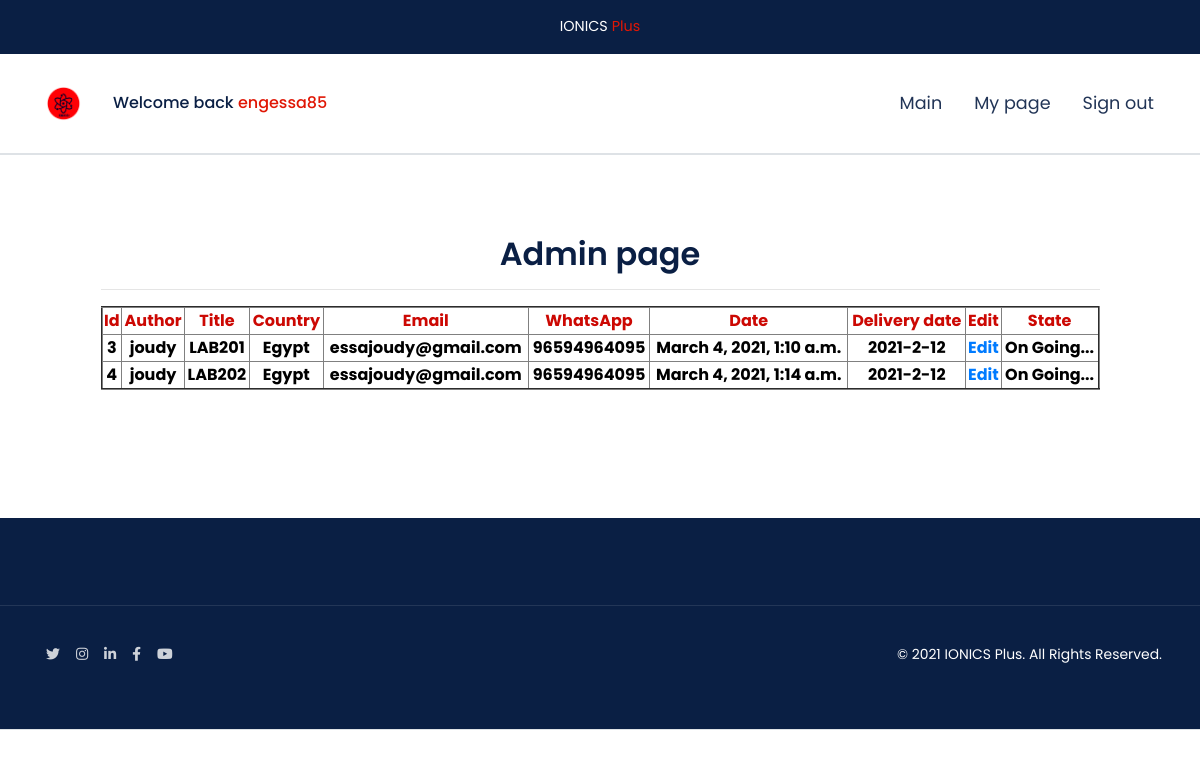
The app's page /control/ (signed in) with its own data.
### mainapp/models.py (models this page shows)
class user_service(models.Model):
    services_choice = (('Home Work','Home Work') , ('Project','Project') , ('Course','Course'), ('Assignment','Assignment'),('Lab','Lab'))
    title = models.CharField(max_length = 75)
    services = models.CharField(max_length = 75 , choices = services_choice,null = True, blank = False)
    subject = models.TextField(null = True, blank = False)
    email = models.CharField(max_length=75,null = True, blank = False)
    whatsapp_number = models.IntegerField(null = True, blank = False)
    country = models.CharField(max_length = 75,null = True, blank = False )
    delivery_date =models.TextField(null = True, blank = False)
    file1 = models.FileField(null = False, blank = True)
    file2 = models.FileField(null = False, blank = True)
    file3 = models.FileField(null = False, blank = True)
    author = models.ForeignKey(User,default = None,on_delete=models.CASCADE,null = True, blank = False)
    created = models.DateTimeField(auto_now_add=True)
    true_false = (('True','True') , ('False','False'))
    solving = models.CharField(max_length = 75 , choices = true_false,null = False, blank = True)
    rejected = models.CharField(max_length = 75 , choices = true_false,null = False, blank = True)
    accepted = models.CharField(max_length = 75 , choices = true_false,null = False, blank = True)
    in_progress = models.CharField(max_length = 75 , choices = true_false,default=True)
    finished = models.CharField(max_length = 75 , choices = true_false,null = False, blank = True)
    Price = models.CharField(max_length = 75 , null = False, blank = True)
    solution_file_1 = models.FileField(null = False, blank = True)
    solution_file_2 = models.FileField(null = False, blank = True)
    solution_file_3 = models.FileField(null = False, blank = True)
    payment_file = models.FileField(null = False, blank = True)
    payment_link_Knet = models.CharField(max_length = 300 ,null = False, blank = True)
    payment_link_visa = models.CharField(max_length = 300 ,null = False, blank = True)

### mainapp/views.py (the view)
# urls.py: path('control/',control_page,name = 'controlpage'),
@user_passes_test(lambda u: u.is_superuser)
def control_page(request):
	objs = user_service.objects.all()
	loged_in_user = request.user
	context = {'user_name':loged_in_user, 'objs':objs}
	return render(request,'mainapp/control.html',context)

### mainapp/templates/mainapp/control.html (shortened to what this page needs)
{% load static %}
{% load crispy_forms_tags %}
<!doctype html>
<html lang="en">
<head>
  <link rel="stylesheet" href="https://cdnjs.cloudflare.com/ajax/libs/animate.css/3.7.2/animate.min.css">
  <link rel="stylesheet" href="https://cdnjs.cloudflare.com/ajax/libs/font-awesome/5.13.0/css/all.min.css">
  <link rel="stylesheet" href="https://stackpath.bootstrapcdn.com/bootstrap/4.4.1/css/bootstrap.min.css">
  <link rel="stylesheet" href="{% static 'css/app.css' %}">
</head>
<body>
    <div class="offer-alert">
       <div class="offer-alert__container container">
         <span>IONICS <span class="highlight">Plus</span></span>
       </div>
     </div>
  <header class="hero container-fluid border-bottom">
    <nav class="hero-nav container px-4 px-lg-0 mx-auto">
      <ul class="nav w-100 list-unstyled align-items-center p-0">
        <li class="hero-nav__item">
          <img class="hero-nav__logo" src="{% static 'images/my_logo_2.png' %}">
        </li>
        {% if user.is_authenticated %}
        <li class="hero-nav__item">
           <h6 class=" mb-0">Welcome back <span class="highlight">{{user_name}}</span></h6>
        </li>
        {% else %}
        <li class="hero-nav__item">
           <h6 class=" mb-0"><span class="highlight"></span></h6>
        </li>
        {% endif %}
        <li id="" class="flex-grow-1 hero__nav-list hero__nav-list--mobile-menu ft-menu">
          <ul class="hero__menu-content nav flex-column flex-lg-row ft-menu__slider animated list-unstyled p-2 p-lg-0">
            <li class="flex-grow-1">
                <li class="hero-nav__item">
                  <a href="{% url 'mainapp' %}" class="hero-nav__link">Main</a>
                </li>
                <li class="hero-nav__item">
                  <a href="{% url 'userpage' %}" class="hero-nav__link">My page</a>
                </li>
                <li class="hero-nav__item">
                  <a href="{% url 'logout' %}" class="hero-nav__link">Sign out</a>
                </li>
              </ul>
            </li>
          </ul>
  </header>
  <div id="contact-us" class="block-11  border-top border-bottom">
    <div class="container">
      <div class="row h-100">
        <div class="col-lg-12 mx-auto h-100 block-28__form-side ">
          <form method="POST" action="." class="contact-form text-center">
            <div class="contact-form__header mb-5">
              <h6 class="contact-form__title mb-3">Admin page</h6>
            <hr>
            <table class="container" border="2">
            	<tr style="color: #CC0803;">
            		<th>Id</th>
            		<th>Author</th>
                <th>Title</th>
            		<th>Country</th>
            		<th>Email</th>
            		<th>WhatsApp</th>
            		<th>Date</th>
            		<th>Delivery date</th>
            		<th>Edit</th>
                <th>State</th>
            	</tr>
            	{% for obj in objs %}
            	<tr>
                {% if obj.solving == "True" %}
            		<th style="color: green">{{obj.id}}</th>
            		<th style="color: green">{{obj.author}}</th>
                <th style="color: green">{{obj.title}}</th>
            		<th style="color: green">{{obj.country}}</th>
            		<th style="color: green">{{obj.email}}</th>
            		<th style="color: green">{{obj.whatsapp_number}}</th>
            		<th style="color: green">{{obj.created}}</th>
            		<th style="color: green">{{obj.delivery_date}}</th>
            		<th style="color: green"><a href="/edit/{{obj.id}}">Edit</a></th>
                <th style="color: green">Solved</th>
                {% else %}
                <th style="color: black">{{obj.id}}</th>
                <th style="color: black">{{obj.author}}</th>
                <th style="color: black">{{obj.title}}</th>
                <th style="color: black">{{obj.country}}</th>
                <th style="color: black">{{obj.email}}</th>
                <th style="color: black">{{obj.whatsapp_number}}</th>
                <th style="color: black">{{obj.created}}</th>
                <th style="color: black">{{obj.delivery_date}}</th>
                <th style="color: black"><a href="/edit/{{obj.id}}">Edit</a></th>
                <th style="color: black">On Going...</th>
                {% endif %}
            	</tr>
            	{% endfor %}
            </table>
          </form>
        </div>
      </div>
    </div>
  </div>
  <div class="block-44 py-5">
    <hr class="block-44__divider">
    <div class="container">
      <div class="row flex-column flex-md-row px-2 justify-content-center">
        <div class="flex-grow-1">
          <ul class="block-44__extra-links d-flex list-unstyled p-0">
            <li class="mx-2">
              <a href="https://twitter.com/Elec_Eng_MYehia" class="block-44__link m-0">
                <i class="fab fa-twitter"></i>
              </a>
            </li>
            <li class="mx-2">
              <a href="https://www.instagram.com/electricalelectronics.engineer/" class="block-44__link m-0">
                <i class="fab fa-instagram"></i>
              </a>
            </li>
            <li class="mx-2">
              <a href="https://www.linkedin.com/in/mohamed-yehia-essa-8971b862/" class="block-44__link m-0">
                <i class="fab fa-linkedin-in"></i>
              </a>
            </li>
            <li class="mx-2">
              <a href="https://www.facebook.com/PythonDeveloperMohamedYehia" class="block-44__link m-0">
                <i class="fab fa-facebook-f"></i>
              </a>
            </li>
            <li class="mx-2">
              <a href="https://www.youtube.com/channel/UCPrqqCjhqLyt1FZWWYgH-0Q" class="block-44__link m-0">
                <i class="fab fa-youtube"></i>
              </a>
            </li>
          </ul>
        </div>
        <p class="block-41__copyrights">&copy; 2021 IONICS Plus. All Rights Reserved.</p>
      </div>
    </div>
  </div>
</body>
</html>

### mainapp/static/css/app.css (style rules this page uses)
:root { --primary: #e01705; --secondary: #0a1f44; --primary-invert: #fff; --secondary-invert: #fff; --alert-text-primary: #fff; --text-primary: #0a1f44; --elements-roundness: 10rem; --space-between-blocks: 5.3rem; --space-between-blocks-small-screens: 3rem; }
body { font-family: 'Poppins', sans-serif; color: var(--alert-text-primary); }
.offer-alert { position: fixed; top: 0; left: 0; right: 0; width: 100%; text-align: center; padding: 1rem 0; background-color: #0a1f44; font-size: .9rem; cursor: pointer; z-index: 1; }
.offer-alert__container { display: flex; flex-direction: column; align-items: center; justify-content: center; }
@media (min-width: 992px) { .offer-alert__container { display: block; } }
.hero { --hero-nav-height: 100px; --block-background: white; --block-text-color: var(--text-primary); background: var(--block-background); color: var(--block-text-color); position: relative; display: flex; flex-direction: column; margin-top: 98px; }
@media (min-width: 992px) { .hero { margin-top: 53px; } }
.hero-nav { margin: 0 -1rem; width: 100%; height: var(--hero-nav-height); display: flex; align-items: center; }
.hero-nav__item { text-align: center; font-size: 1.1rem; }
@media (min-width: 992px) { .hero-nav__item { margin: 0 1rem; } }
.hero-nav__logo { height: 35px; }
.hero-nav__link { color: inherit; opacity: .9; }
.highlight { color: var(--primary); }
.ft-menu { position: fixed; left: 0; right: 0; top: 0; bottom: 0; z-index: 2000; -webkit-animation-name: fadeOut; animation-name: fadeOut; -webkit-animation-duration: .5s; animation-duration: .5s; -webkit-animation-fill-mode: both; animation-fill-mode: both; }
.ft-menu .hero-nav__item { width: 100%; margin-top: .75rem; margin-bottom: .75rem; }
@media (min-width: 992px) { .ft-menu .hero-nav__item { width: auto; margin-top: 0; margin-bottom: 0; } }
.ft-menu::before { content: ''; display: block; position: absolute; left: 0; right: 0; bottom: 0; top: 0; background: var(--primary); opacity: .9; z-index: -1; }
@media (min-width: 992px) { .ft-menu { -webkit-animation-name: none; animation-name: none; position: static; z-index: auto; } }
@media (min-width: 992px) { .ft-menu::before { content: none; } }
.ft-menu__slider { width: 80%; height: 100%; background: var(--block-background); overflow: hidden; transform: translateX(-100%); transition: .5s transform; }
@media (min-width: 992px) { .ft-menu__slider { width: auto; height: auto; background: none; transform: none; display: flex; align-items: center; } }
.block-11 { --block-background: white; --block-text-color: var(--text-primary); background: var(--block-background); color: var(--block-text-color); }
.block-28__content-side, .block-28__form-side { padding-top: 5rem; padding-bottom: 5rem; }
.contact-info, .contact-form { width: 90%; margin: auto; }
.contact-form__title, .contact-info__title { font-size: 2rem; font-weight: 600; }
.h-100 { height: 100% !important; }
.block-44 { --block-background: #0a1f44; --block-text-color: white; --text-primary: var(--block-text-color); background: var(--block-background); color: var(--block-text-color); font-size: .87rem; text-align: center; }
@media (min-width: 992px) { .block-44 { text-align: initial; } }
.block-44__link { color: var(--text-primary); opacity: .8; }
.block-44__divider { margin: 2.4rem 0; border-color: rgba(255, 255, 255, 0.1); }
.block-44__extra-links { justify-content: center; }
@media (min-width: 768px) { .block-44__extra-links { justify-content: flex-start; } }

### records on screen
user_service: id "3", author "joudy", title "LAB201", country "Egypt", email "essajoudy@gmail.com", whatsapp_number "96594964095", created "March 4, 2021, 1:10 a.m.", delivery_date "2021-2-12"
user_service: id "4", author "joudy", title "LAB202", country "Egypt", email "essajoudy@gmail.com", whatsapp_number "96594964095", created "March 4, 2021, 1:14 a.m.", delivery_date "2021-2-12"

### other values on screen
{{ user_name }} "engessa85"
